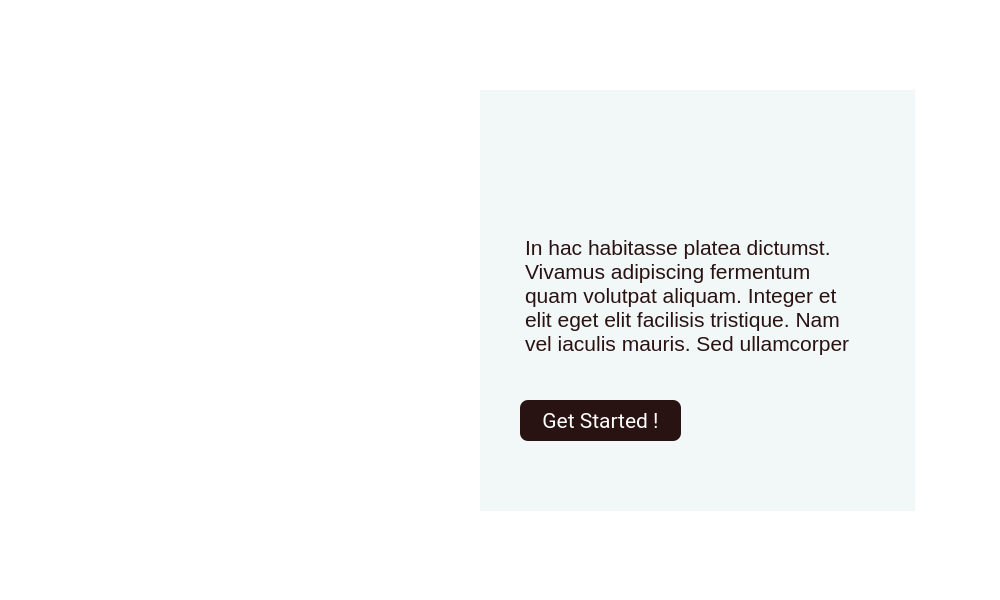
<?xml version="1.0" encoding="UTF-8"?>
<ui version="4.0">
 <class>TaskLedger</class>
 <widget class="QWidget" name="TaskLedger">
  <property name="geometry">
   <rect>
    <x>0</x>
    <y>0</y>
    <width>1000</width>
    <height>600</height>
   </rect>
  </property>
  <property name="minimumSize">
   <size>
    <width>1000</width>
    <height>600</height>
   </size>
  </property>
  <property name="maximumSize">
   <size>
    <width>1000</width>
    <height>600</height>
   </size>
  </property>
  <property name="baseSize">
   <size>
    <width>1000</width>
    <height>600</height>
   </size>
  </property>
  <property name="windowTitle">
   <string>Task Ledger</string>
  </property>
  <property name="styleSheet">
   <string notr="true">QWidget{
	background-color: white;
}

QPushButton:hover{
	background-color: transparent;
	border: 1px solid #361A17;
	color: #361A17;
}

QPushButton{
	background-color: rgb(40, 19, 18);
	color: rgb(255, 255, 255);
	border-radius: 8px;
}</string>
  </property>
  <widget class="QLabel" name="landing_graphic">
   <property name="geometry">
    <rect>
     <x>90</x>
     <y>170</y>
     <width>359</width>
     <height>264</height>
    </rect>
   </property>
   <property name="minimumSize">
    <size>
     <width>359</width>
     <height>264</height>
    </size>
   </property>
   <property name="maximumSize">
    <size>
     <width>359</width>
     <height>264</height>
    </size>
   </property>
   <property name="styleSheet">
    <string notr="true"/>
   </property>
   <property name="text">
    <string/>
   </property>
   <property name="pixmap">
    <pixmap resource="task-ledger-assets.qrc">:/graphic/TaskLedger_graphic-01.png</pixmap>
   </property>
   <property name="scaledContents">
    <bool>true</bool>
   </property>
   <property name="wordWrap">
    <bool>false</bool>
   </property>
  </widget>
  <widget class="QLabel" name="bg">
   <property name="geometry">
    <rect>
     <x>480</x>
     <y>90</y>
     <width>435</width>
     <height>421</height>
    </rect>
   </property>
   <property name="minimumSize">
    <size>
     <width>435</width>
     <height>300</height>
    </size>
   </property>
   <property name="maximumSize">
    <size>
     <width>435</width>
     <height>500</height>
    </size>
   </property>
   <property name="autoFillBackground">
    <bool>false</bool>
   </property>
   <property name="styleSheet">
    <string notr="true">background-color: rgb(242, 247, 247);</string>
   </property>
   <property name="text">
    <string/>
   </property>
  </widget>
  <widget class="QLabel" name="logo">
   <property name="geometry">
    <rect>
     <x>520</x>
     <y>150</y>
     <width>220</width>
     <height>50</height>
    </rect>
   </property>
   <property name="minimumSize">
    <size>
     <width>220</width>
     <height>50</height>
    </size>
   </property>
   <property name="maximumSize">
    <size>
     <width>220</width>
     <height>50</height>
    </size>
   </property>
   <property name="styleSheet">
    <string notr="true">background-color: transparent;</string>
   </property>
   <property name="text">
    <string/>
   </property>
   <property name="pixmap">
    <pixmap resource="task-ledger-assets.qrc">:/logo/TaskLedger_logoText-03.png</pixmap>
   </property>
   <property name="scaledContents">
    <bool>true</bool>
   </property>
  </widget>
  <widget class="QTextEdit" name="textEdit">
   <property name="geometry">
    <rect>
     <x>520</x>
     <y>230</y>
     <width>351</width>
     <height>151</height>
    </rect>
   </property>
   <property name="styleSheet">
    <string notr="true">background-color: transparent;
color: rgb(40, 19, 18);</string>
   </property>
   <property name="lineWrapMode">
    <enum>QTextEdit::WidgetWidth</enum>
   </property>
   <property name="readOnly">
    <bool>true</bool>
   </property>
   <property name="html">
    <string>&lt;!DOCTYPE HTML PUBLIC &quot;-//W3C//DTD HTML 4.0//EN&quot; &quot;http://www.w3.org/TR/REC-html40/strict.dtd&quot;&gt;
&lt;html&gt;&lt;head&gt;&lt;meta name=&quot;qrichtext&quot; content=&quot;1&quot; /&gt;&lt;style type=&quot;text/css&quot;&gt;
p, li { white-space: pre-wrap; }
&lt;/style&gt;&lt;/head&gt;&lt;body style=&quot; font-family:'.SF NS Text'; font-size:13pt; font-weight:400; font-style:normal;&quot;&gt;
&lt;p style=&quot; margin-top:0px; margin-bottom:0px; margin-left:0px; margin-right:0px; -qt-block-indent:0; text-indent:0px;&quot;&gt;&lt;span style=&quot; font-family:'Roboto'; font-size:16pt;&quot;&gt;In hac habitasse platea dictumst. Vivamus adipiscing fermentum quam volutpat aliquam. Integer et elit eget elit facilisis tristique. Nam vel iaculis mauris. Sed ullamcorper &lt;/span&gt;&lt;/p&gt;&lt;/body&gt;&lt;/html&gt;</string>
   </property>
   <property name="cursorWidth">
    <number>0</number>
   </property>
   <property name="textInteractionFlags">
    <set>Qt::NoTextInteraction</set>
   </property>
  </widget>
  <widget class="QPushButton" name="pushButton">
   <property name="geometry">
    <rect>
     <x>520</x>
     <y>400</y>
     <width>161</width>
     <height>41</height>
    </rect>
   </property>
   <property name="font">
    <font>
     <family>Roboto</family>
     <pointsize>16</pointsize>
    </font>
   </property>
   <property name="styleSheet">
    <string notr="true"/>
   </property>
   <property name="text">
    <string>Get Started !</string>
   </property>
  </widget>
  <zorder>bg</zorder>
  <zorder>landing_graphic</zorder>
  <zorder>logo</zorder>
  <zorder>textEdit</zorder>
  <zorder>pushButton</zorder>
 </widget>
 <resources>
  <include location="task-ledger-assets.qrc"/>
 </resources>
 <connections/>
</ui>
